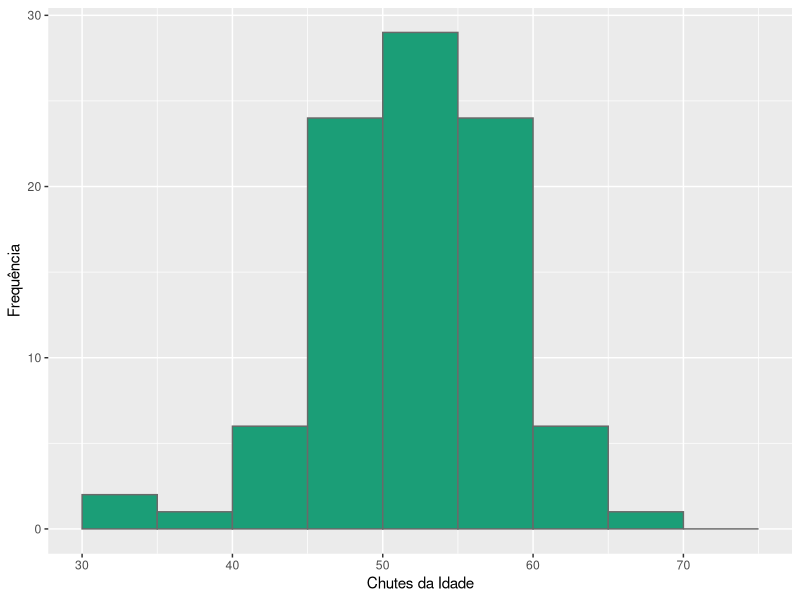
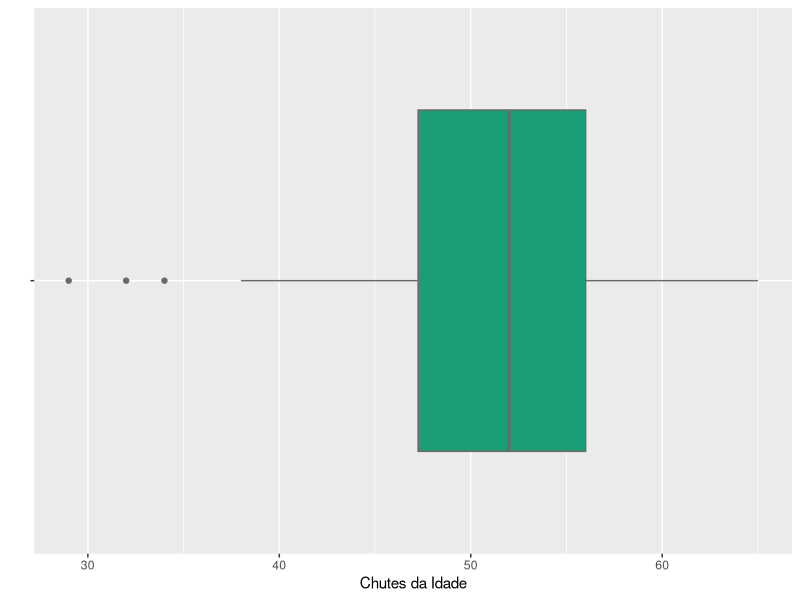
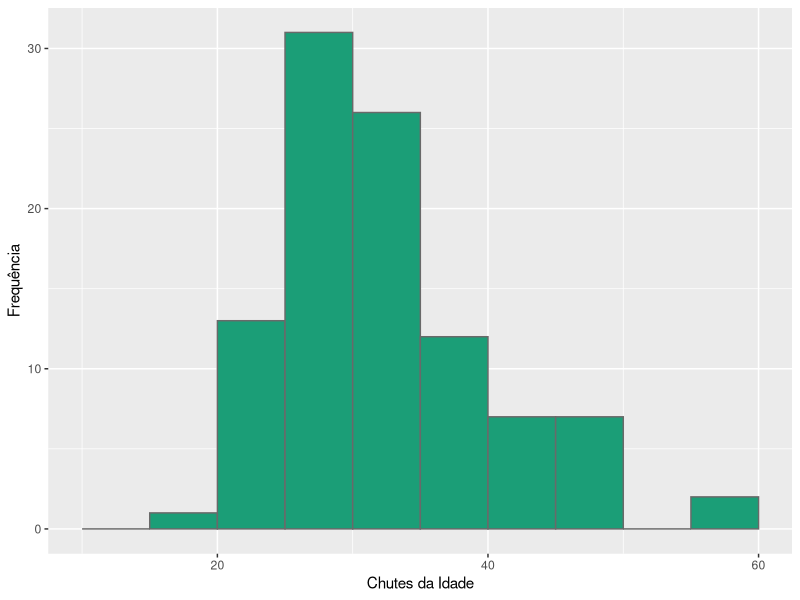
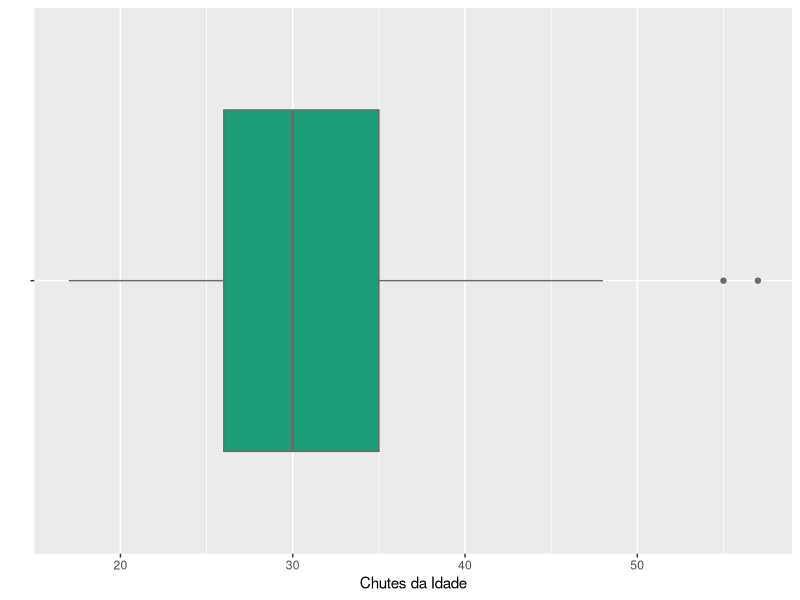
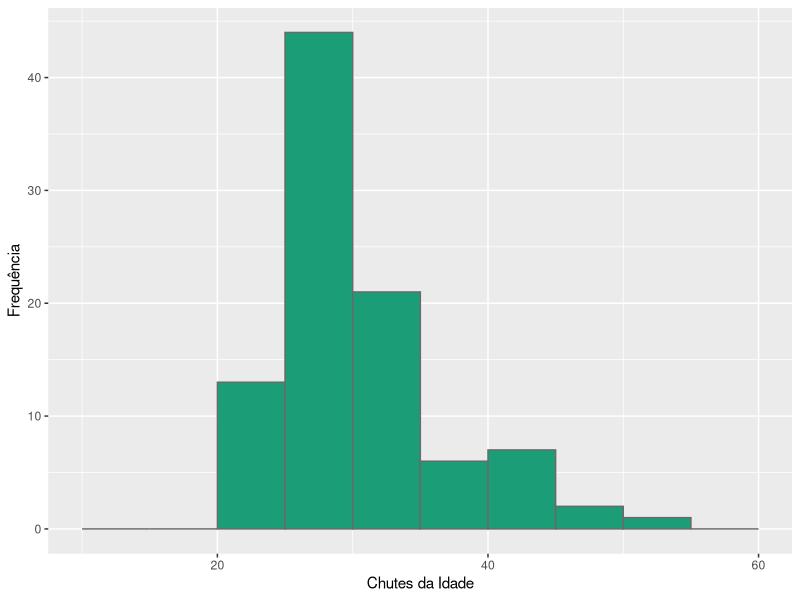
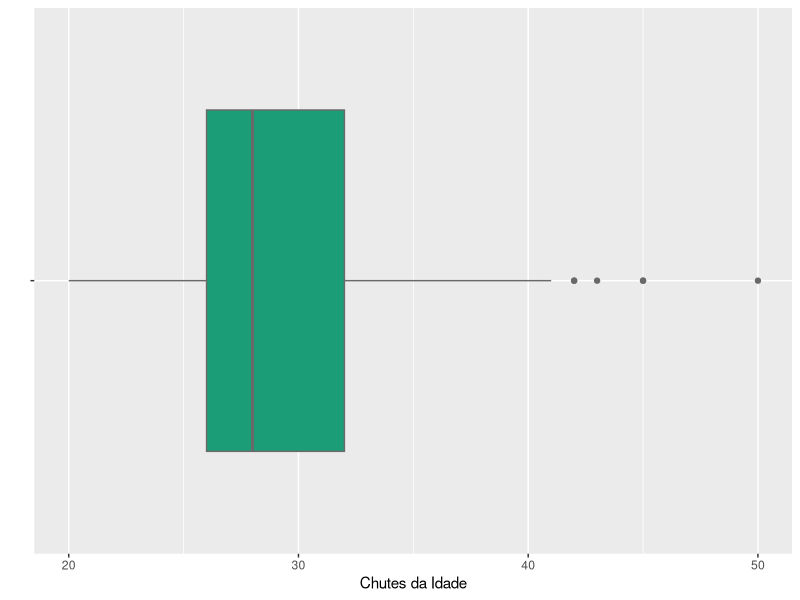
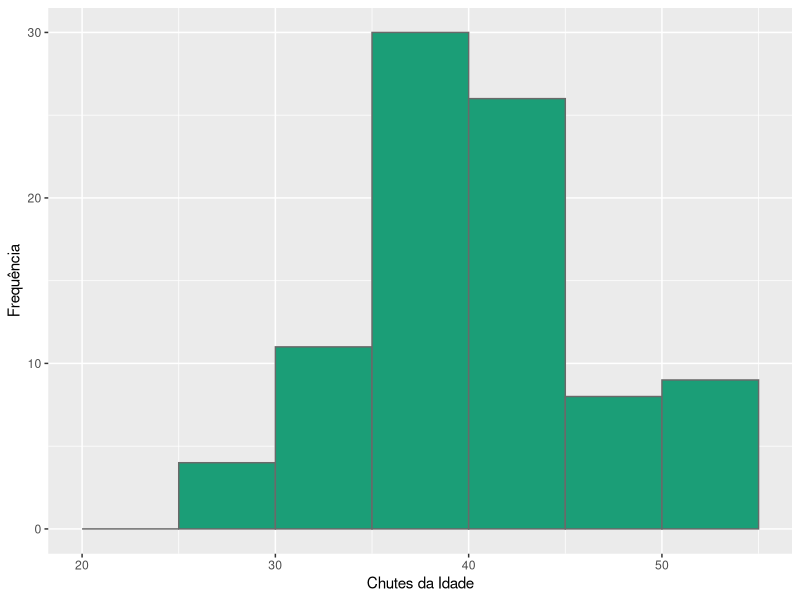
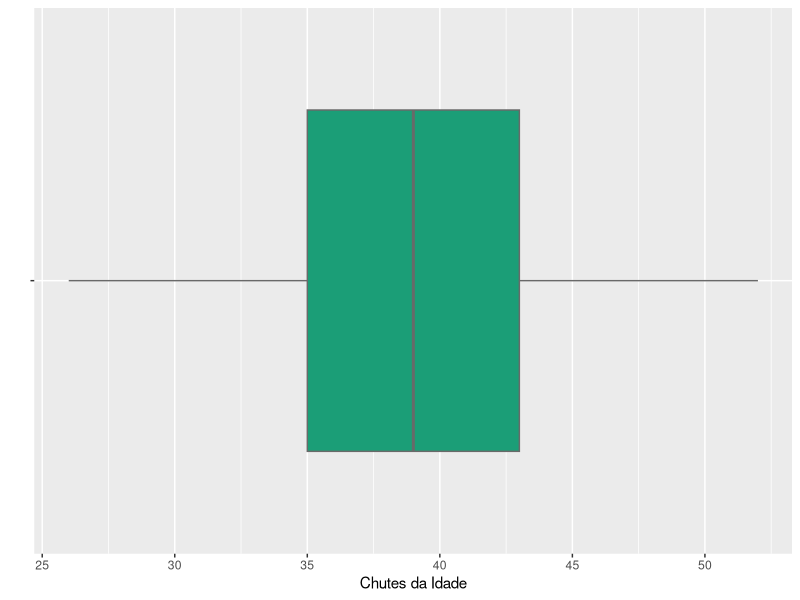

These charts were generated, in order, by the following R code:
## ---- chunk 1
knitr::opts_chunk$set(echo = FALSE)
## ---- chunk 2
# http://www.aceshowbiz.com/events/Daryl%20Hannah/daryl-hannah-stars-2012-benefit-gala-01.html

# foto de 2012

idade=52
## ---- chunk 3
pessoa <- read.csv2("Pessoa1a.csv")
pessoa1 <- pessoa[pessoa$Pessoa==1,]
idade <- pessoa1$Idade

stem(idade, scale = 0.5)
## ---- chunk 4
options(digits = 2)
c(summary(idade), SD = round(sd(idade), 2))
## ---- chunk 5
library(ggplot2)
ggplot(pessoa1, aes(x = Idade)) +
    geom_histogram(breaks = seq(30, 75, by=5), closed = "left", fill = "#1B9E77", col = "dimgrey") +
    labs(y = "Frequência", x = "Chutes da Idade")
## ---- chunk 6
ggplot(pessoa1, aes(y = Idade, x = "")) +
    geom_boxplot(fill = "#1B9E77", col = "dimgrey") +
    labs(x = "", y = "Chutes da Idade") + coord_flip()
## ---- chunk 7
# https://pt.wikipedia.org/wiki/Jodie_Foster
# foto de 1989

idade=27
## ---- chunk 8
pessoa <- read.csv2("Pessoa2a.csv")
pessoa2 <- pessoa[pessoa$Pessoa==2,]
idade <- pessoa2$Idade

stem(idade, scale = 0.5)
## ---- chunk 9
options(digits = 2)
c(summary(idade), SD = round(sd(idade), 2))
## ---- chunk 10
library(ggplot2)
ggplot(pessoa2, aes(x = Idade)) +
    geom_histogram(breaks = seq(10, 60, by=5), closed = "left", fill = "#1B9E77", col = "dimgrey") +
    labs(y = "Frequência", x = "Chutes da Idade")
## ---- chunk 11
ggplot(pessoa2, aes(y = Idade, x = "")) +
    geom_boxplot(fill = "#1B9E77", col = "dimgrey") +
    labs(x = "", y = "Chutes da Idade") + coord_flip()
## ---- chunk 12
# http://static1.purepeople.com/articles/1/17/35/21/@/2092987-johnny-depp-a-cannes-en-1992-950x0-2.jpg
# foto de 1992

idade=29
## ---- chunk 13
pessoa <- read.csv2("Pessoa3a.csv")
pessoa3 <- pessoa[pessoa$Pessoa==3,]
idade <- pessoa3$Idade

stem(idade, scale = 0.5)
## ---- chunk 14
options(digits = 2)
c(summary(idade), SD = round(sd(idade), 2))
## ---- chunk 15
library(ggplot2)
ggplot(pessoa3, aes(x = Idade)) +
    geom_histogram(breaks = seq(10, 60, by=5), closed = "left", fill = "#1B9E77", col = "dimgrey") +
    labs(y = "Frequência", x = "Chutes da Idade")
## ---- chunk 16
ggplot(pessoa3, aes(y = Idade, x = "")) +
    geom_boxplot(fill = "#1B9E77", col = "dimgrey") +
    labs(x = "", y = "Chutes da Idade") + coord_flip()
## ---- chunk 17
# http://www.gettyimages.com/event/liam-gallagher-self-assignment-june-19-2017-700070321?esource=SEO_GIS_CDN_Redirect#singer-and-musician-liam-gallagher-is-photographed-on-june-19-2017-in-picture-id800194674
# foto de 2017

idade=45
## ---- chunk 18
pessoa <- read.csv2("Pessoa4a.csv")
pessoa4 <- pessoa[pessoa$Pessoa==4,]
idade <- pessoa4$Idade

stem(idade, scale = 0.5)
## ---- chunk 19
options(digits = 2)
c(summary(idade), SD = round(sd(idade), 2))
## ---- chunk 20
library(ggplot2)
ggplot(pessoa4, aes(x = Idade)) +
    geom_histogram(breaks = seq(20, 55, by=5), closed = "left", fill = "#1B9E77", col = "dimgrey") +
    labs(y = "Frequência", x = "Chutes da Idade")
## ---- chunk 21
ggplot(pessoa4, aes(y = Idade, x = "")) +
    geom_boxplot(fill = "#1B9E77", col = "dimgrey") +
    labs(x = "", y = "Chutes da Idade") + coord_flip()
## ---- chunk 22
# Elton John
# foto de 1968
idade=21
## ---- chunk 23
pessoa <- read.csv2("Pessoa5a.csv")
pessoa5 <- pessoa[pessoa$Pessoa==5,]
idade <- pessoa5$Idade

stem(idade, scale = 0.5)
## ---- chunk 24
options(digits = 2)
c(summary(idade), SD = round(sd(idade), 2))
## ---- chunk 25
library(ggplot2)
ggplot(pessoa5, aes(x = Idade)) +
    geom_histogram(breaks = seq(18, 45, by=4), closed = "left", fill = "#1B9E77", col = "dimgrey") +
    labs(y = "Frequência", x = "Chutes da Idade")
## ---- chunk 26
ggplot(pessoa4, aes(y = Idade, x = "")) +
    geom_boxplot(fill = "#1B9E77", col = "dimgrey") +
    labs(x = "", y = "Chutes da Idade") + coord_flip()
## ---- chunk 27
# Bonnie Prince Billy
idade=33
## ---- chunk 28
idade=54
## ---- chunk 29
idade=47
## ---- chunk 30
idade=35
## ---- chunk 31
idade=48
